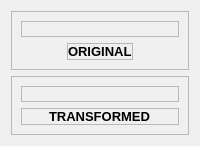
            <widget class="QWidget" name="obj_cls">
             <layout class="QVBoxLayout" name="verticalLayout_10">
              <item>
               <widget class="QFrame" name="frame_7">
                <property name="frameShape">
                 <enum>QFrame::StyledPanel</enum>
                </property>
                <property name="frameShadow">
                 <enum>QFrame::Raised</enum>
                </property>
                <layout class="QVBoxLayout" name="verticalLayout_11">
                 <item>
                  <widget class="QFrame" name="origin">
                   <property name="frameShape">
                    <enum>QFrame::StyledPanel</enum>
                   </property>
                   <property name="frameShadow">
                    <enum>QFrame::Raised</enum>
                   </property>
                   <layout class="QHBoxLayout" name="horizontalLayout_19">
                    <property name="spacing">
                     <number>0</number>
                    </property>
                    <property name="leftMargin">
                     <number>0</number>
                    </property>
                    <property name="topMargin">
                     <number>0</number>
                    </property>
                    <property name="rightMargin">
                     <number>0</number>
                    </property>
                    <property name="bottomMargin">
                     <number>0</number>
                    </property>
                    <item>
                     <widget class="QLabel" name="img_original_oc">
                      <property name="frameShape">
                       <enum>QFrame::NoFrame</enum>
                      </property>
                      <property name="lineWidth">
                       <number>1</number>
                      </property>
                      <property name="text">
                       <string/>
                      </property>
                      <property name="scaledContents">
                       <bool>true</bool>
                      </property>
                     </widget>
                    </item>
                   </layout>
                  </widget>
                 </item>
                 <item alignment="Qt::AlignHCenter">
                  <widget class="QFrame" name="frame_11">
                   <property name="maximumSize">
                    <size>
                     <width>16777215</width>
                     <height>25</height>
                    </size>
                   </property>
                   <property name="frameShape">
                    <enum>QFrame::StyledPanel</enum>
                   </property>
                   <property name="frameShadow">
                    <enum>QFrame::Raised</enum>
                   </property>
                   <layout class="QHBoxLayout" name="horizontalLayout_17">
                    <property name="spacing">
                     <number>0</number>
                    </property>
                    <property name="leftMargin">
                     <number>0</number>
                    </property>
                    <property name="topMargin">
                     <number>0</number>
                    </property>
                    <property name="rightMargin">
                     <number>0</number>
                    </property>
                    <property name="bottomMargin">
                     <number>0</number>
                    </property>
                    <item>
                     <widget class="QLabel" name="label_5">
                      <property name="font">
                       <font>
                        <family>Segoe UI</family>
                        <pointsize>10</pointsize>
                        <bold>true</bold>
                       </font>
                      </property>
                      <property name="text">
                       <string>ORIGINAL</string>
                      </property>
                     </widget>
                    </item>
                   </layout>
                  </widget>
                 </item>
                </layout>
               </widget>
              </item>
              <item>
               <widget class="QFrame" name="frame_8">
                <property name="frameShape">
                 <enum>QFrame::StyledPanel</enum>
                </property>
                <property name="frameShadow">
                 <enum>QFrame::Raised</enum>
                </property>
                <layout class="QVBoxLayout" name="verticalLayout_12">
                 <item>
                  <widget class="QFrame" name="result">
                   <property name="frameShape">
                    <enum>QFrame::StyledPanel</enum>
                   </property>
                   <property name="frameShadow">
                    <enum>QFrame::Raised</enum>
                   </property>
                   <layout class="QHBoxLayout" name="horizontalLayout_20">
                    <property name="spacing">
                     <number>0</number>
                    </property>
                    <property name="leftMargin">
                     <number>0</number>
                    </property>
                    <property name="topMargin">
                     <number>0</number>
                    </property>
                    <property name="rightMargin">
                     <number>0</number>
                    </property>
                    <property name="bottomMargin">
                     <number>0</number>
                    </property>
                    <item>
                     <widget class="QLabel" name="img_result_oc">
                      <property name="text">
                       <string/>
                      </property>
                      <property name="scaledContents">
                       <bool>true</bool>
                      </property>
                     </widget>
                    </item>
                   </layout>
                  </widget>
                 </item>
                 <item>
                  <widget class="QFrame" name="frame_14">
                   <property name="maximumSize">
                    <size>
                     <width>16777215</width>
                     <height>25</height>
                    </size>
                   </property>
                   <property name="frameShape">
                    <enum>QFrame::StyledPanel</enum>
                   </property>
                   <property name="frameShadow">
                    <enum>QFrame::Raised</enum>
                   </property>
                   <layout class="QHBoxLayout" name="horizontalLayout_18">
                    <property name="spacing">
                     <number>0</number>
                    </property>
                    <property name="leftMargin">
                     <number>0</number>
                    </property>
                    <property name="topMargin">
                     <number>0</number>
                    </property>
                    <property name="rightMargin">
                     <number>0</number>
                    </property>
                    <property name="bottomMargin">
                     <number>0</number>
                    </property>
                    <item alignment="Qt::AlignHCenter">
                     <widget class="QLabel" name="label_7">
                      <property name="font">
                       <font>
                        <family>Segoe UI</family>
                        <pointsize>10</pointsize>
                        <bold>true</bold>
                       </font>
                      </property>
                      <property name="text">
                       <string>TRANSFORMED</string>
                      </property>
                     </widget>
                    </item>
                   </layout>
                  </widget>
                 </item>
                </layout>
               </widget>
              </item>
             </layout>
            </widget>
